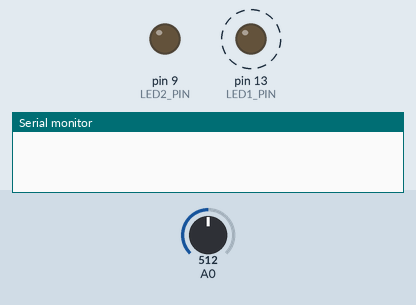
A sketch run on a simulated Arduino Uno, built with avr-gcc and run on an emulated ATmega328P. On the bench: output pins drawn as LEDs (lit = HIGH), the last lines printed to the serial monitor. Dashed ring = blinking. The test bench sets the inputs (shaded band); at power-on: A0 = 512.

Above: at 0.2 s.
At 10.7 s:
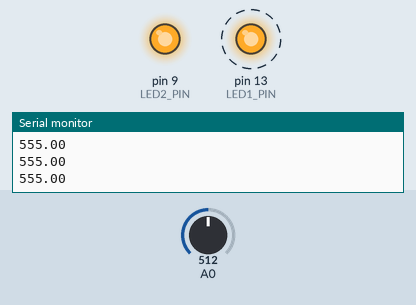
Timing chart, 0 to 13.0 s (numbered marks = the images above):
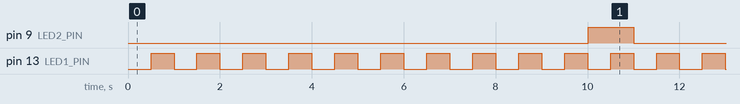

Measured:
- by itself, pin 9 (LED2_PIN): alternates HIGH for 1.0 s and LOW for 9.0 s
- by itself, pin 13 (LED1_PIN): alternates HIGH for 0.50 s and LOW for 0.50 s

The sketch:

hatten2-4-2.ino
```cpp
const int LED1_PIN = 13; //13番ピンにLEDを接続
const int LED2_PIN = 9; //9番ピンにLEDを接続
int output = LOW;
int flag = 0;
unsigned long timePrev1 = 0; //基準となる時間を格納(10秒用)
unsigned long timePrev10 = 0; //基準となる時間を格納(10秒用)
unsigned long timePrev500 = 0; //基準となる時間を格納(500ms用)
unsigned long timePrev1000 = 0; //基準となる時間を格納(1000ms用)
void setup() {
  Serial.begin(9600); //シリアル通信を9600kbpsで初期化
  pinMode(LED1_PIN, OUTPUT); //13番ピンを出力ポートに設定
  pinMode(LED2_PIN,OUTPUT); //9番ピンを出力ポートに設定
}
void loop() { //ボーリング処理
  if((millis() - timePrev10) >= 10000){ //10秒経過
    timePrev10 = millis(); //時間情報の更新
    flag = 1; //10秒経過フラグ
  }
  if((millis() - timePrev500) >= 500){ //500ms経過
    output = !output; //出力を反転
    digitalWrite(LED1_PIN,output);
    timePrev500 = millis(); //時間情報の更新
  }
  if((millis() - timePrev1000) >= 1000){ //1000ms経過
    int sensorvalue = analogRead(A0); //A0ピンのAD変換結果を取得
    float vo = sensorvalue*(5.0/1024.0);
    float L =222*vo; //照度値に変換
    Serial.println(L); //シリアルモニタに表示
    delay(1); //安定用
    timePrev1000 = millis(); //時間の更新
    if ( flag == 1){ //10秒経過したら
      digitalWrite(LED2_PIN,HIGH); //LED2_PINを点灯させる
      flag = 0; //値を初期化
    }
    else { //そうでないなら
      digitalWrite(LED2_PIN,LOW); //LED2_PINは消灯
    }
  }
}
```
